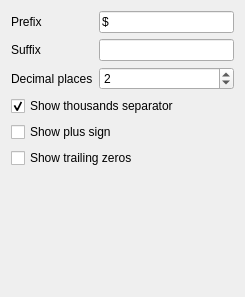
<?xml version="1.0" encoding="UTF-8"?>
<ui version="4.0">
 <class>QgsCurrencyNumericFormatWidgetBase</class>
 <widget class="QgsPanelWidget" name="QgsCurrencyNumericFormatWidgetBase">
  <property name="geometry">
   <rect>
    <x>0</x>
    <y>0</y>
    <width>245</width>
    <height>297</height>
   </rect>
  </property>
  <property name="windowTitle">
   <string notr="true">Form</string>
  </property>
  <layout class="QGridLayout" name="gridLayout">
   <item row="0" column="0">
    <widget class="QLabel" name="label_2">
     <property name="text">
      <string>Prefix</string>
     </property>
    </widget>
   </item>
   <item row="4" column="0" colspan="2">
    <widget class="QCheckBox" name="mShowPlusCheckBox">
     <property name="text">
      <string>Show plus sign</string>
     </property>
    </widget>
   </item>
   <item row="5" column="0" colspan="2">
    <widget class="QCheckBox" name="mShowTrailingZerosCheckBox">
     <property name="text">
      <string>Show trailing zeros</string>
     </property>
    </widget>
   </item>
   <item row="2" column="0">
    <widget class="QLabel" name="label">
     <property name="text">
      <string>Decimal places</string>
     </property>
    </widget>
   </item>
   <item row="2" column="1">
    <widget class="QgsSpinBox" name="mDecimalsSpinBox">
     <property name="value">
      <number>2</number>
     </property>
    </widget>
   </item>
   <item row="6" column="0">
    <spacer name="verticalSpacer">
     <property name="orientation">
      <enum>Qt::Vertical</enum>
     </property>
     <property name="sizeHint" stdset="0">
      <size>
       <width>20</width>
       <height>40</height>
      </size>
     </property>
    </spacer>
   </item>
   <item row="3" column="0" colspan="2">
    <widget class="QCheckBox" name="mShowThousandsCheckBox">
     <property name="text">
      <string>Show thousands separator</string>
     </property>
     <property name="checked">
      <bool>true</bool>
     </property>
    </widget>
   </item>
   <item row="1" column="0">
    <widget class="QLabel" name="label_3">
     <property name="text">
      <string>Suffix</string>
     </property>
    </widget>
   </item>
   <item row="0" column="1">
    <widget class="QLineEdit" name="mPrefixLineEdit">
     <property name="text">
      <string>$</string>
     </property>
    </widget>
   </item>
   <item row="1" column="1">
    <widget class="QLineEdit" name="mSuffixLineEdit"/>
   </item>
  </layout>
 </widget>
 <customwidgets>
  <customwidget>
   <class>QgsSpinBox</class>
   <extends>QSpinBox</extends>
   <header>qgsspinbox.h</header>
  </customwidget>
  <customwidget>
   <class>QgsPanelWidget</class>
   <extends>QWidget</extends>
   <header>qgspanelwidget.h</header>
   <container>1</container>
  </customwidget>
 </customwidgets>
 <tabstops>
  <tabstop>mPrefixLineEdit</tabstop>
  <tabstop>mSuffixLineEdit</tabstop>
  <tabstop>mDecimalsSpinBox</tabstop>
  <tabstop>mShowThousandsCheckBox</tabstop>
  <tabstop>mShowPlusCheckBox</tabstop>
  <tabstop>mShowTrailingZerosCheckBox</tabstop>
 </tabstops>
 <resources/>
 <connections/>
</ui>
